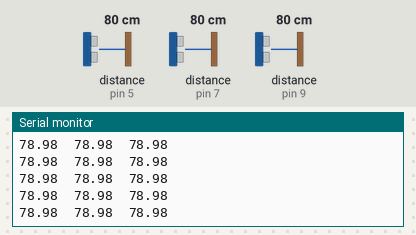
Recording of a sketch running on a simulated Arduino Uno, built with avr-gcc and run on an emulated ATmega328P. Shown: the last lines printed to the serial monitor. Wiring (inferred from the names in the program): 3 × ultrasonic range finder: trigger pin 4, echo pin 5 / trigger pin 6, echo pin 7 / trigger pin 8, echo pin 9. The test bench sets the inputs (shaded band); at power-on: distance to the obstacle (sensors on pin 5, pin 7, pin 9) 80 cm. The echo pulse lasts 58.3 µs per cm.

Above: at 1.2 s.
1.3 s: distance to the obstacle (sensor on pin 5) set to 2 cm
At 2.3 s:
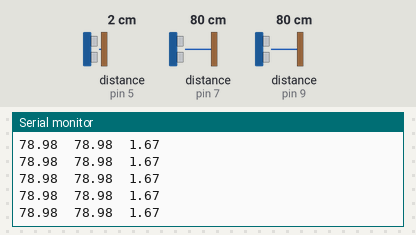
4.3 s: distance to the obstacle (sensor on pin 7) set to 299 cm
At 5.2 s:
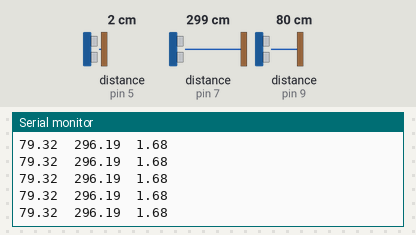
7.3 s: distance to the obstacle (sensor on pin 9) set to 2 cm
At 8.1 s:
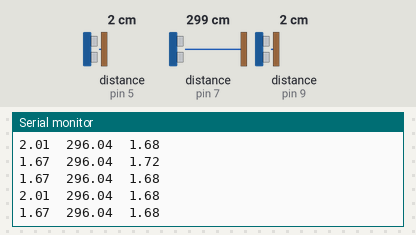
10.3 s: distance to the obstacle (sensor on pin 5) set to 4 cm
At 11.0 s:
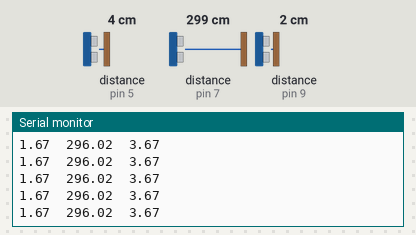
11.8 s: distance to the obstacle (sensor on pin 5) set to 120 cm
At 12.5 s:
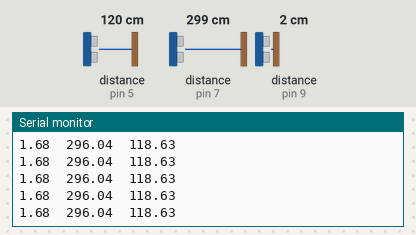
14.8 s: distance to the obstacle (sensor on pin 7) set to 2 cm
At 15.8 s:
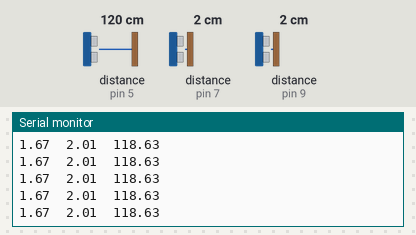
Timing chart, 0 to 17.3 s (numbered marks = the images above; inputs shaded):
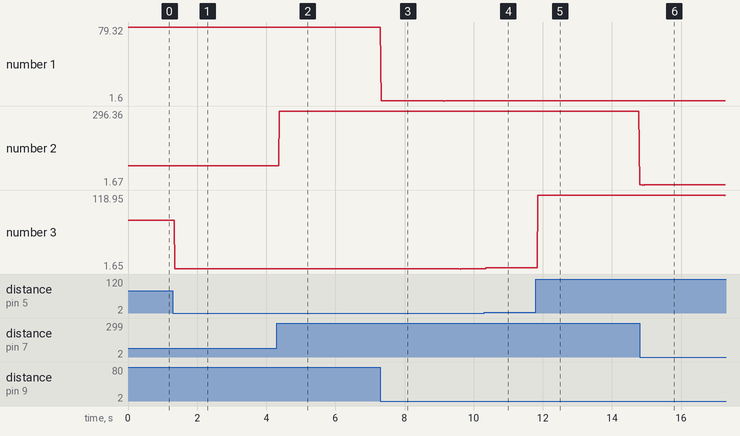

Measured:
- after the input at 1.3 s, the serial monitor: prints a new line after 0.06 s (image 1)
- after the input at 4.3 s, the serial monitor: prints a new line after 0.08 s (image 2)
- after the input at 7.3 s, the serial monitor: prints a new line at once (image 3)
- after the input at 10.3 s, the serial monitor: prints a new line after 0.06 s (image 4)
- after the input at 11.8 s, the serial monitor: prints a new line after 0.06 s (image 5)
- after the input at 14.8 s, the serial monitor: prints a new line at once (image 6)
- plotted number 1: 78.98 → 79.32 after the input at 4.3 s
- plotted number 2: 78.98 → 296.19 after the input at 4.3 s, 296.19 → 296.02 after the input at 7.3 s, 296.04 → 2.01 after the input at 14.8 s

The sketch:

3sensor.ino
```cpp
const int trig1 = 8;
const int echo1 = 9;
const int trig2 = 6;
const int echo2  = 7;
const int trig3= 4;
const int echo3 = 5;

float sensor(int trig, int echo){
    digitalWrite(trig, LOW);
    digitalWrite(trig, HIGH);
    delayMicroseconds(5);

    digitalWrite(trig, LOW);

    float duration = pulseIn(echo, HIGH);

    return duration/2/29.412;
}

void setup(){
    Serial.begin(9600);

    pinMode(trig1, OUTPUT);
    pinMode(echo1, INPUT);
    pinMode(trig2, OUTPUT);
    pinMode(echo2, INPUT);
    pinMode(trig3, OUTPUT);
    pinMode(echo3, INPUT);
}

void loop(){
    Serial.print(sensor(trig1, echo1));
    Serial.print("  ");
    Serial.print(sensor(trig2, echo2));
    Serial.print("  ");
    Serial.println(sensor(trig3, echo3));
}
```

timer1Sen.ino
```cpp

```
